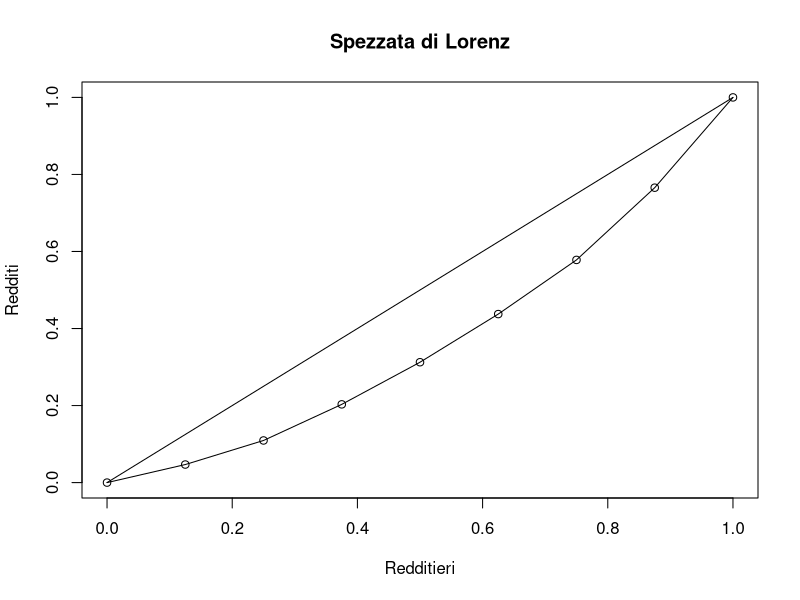
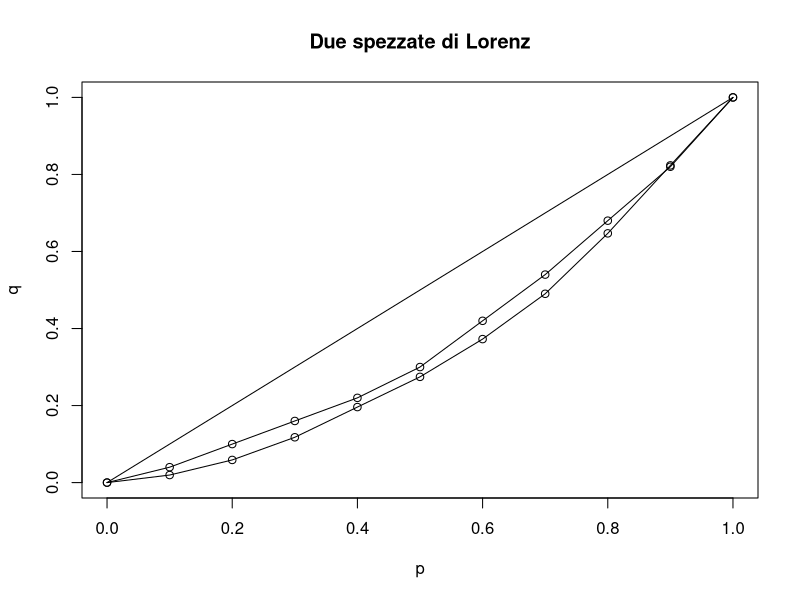

Recreate these plots in R, in order.
## ---- chunk 1
pov <- read.csv2("data/pover07.csv", row.names=1)
pov
# righe: 1 famiglie povere, 2 famiglie residenti, 3 persone povere, 4 persone residenti
x <- round(pov[1,]/pov[2,]*100, 2)   # incidenza per le famiglie
y <- round(pov[3,]/pov[4,]*100, 2)   # incidenza per le persone
x; y
## ---- chunk 2
E <- 0.667; U2 <- 986.35
U3 <- U2*(1+E*((3-2)/2))
U4 <- U3*(1+E*((4-3)/3))
U3; U4
## ---- chunk 3
x <- c(3,4,6,7,8,9,12,15) # redditi
x <- sort(x)
k <- 10 # linea di povertà
xp <- x[x<k]
H <- sum(x<k)/length(x)
H
I <- sum(k-xp)/(k*length(xp))
I
## ---- chunk 4
n <- length(x)
p <- cumsum(rep(1/n,n))
q <- cumsum(x/sum(x))
RC <- sum(p-q)*2/(n-1)
GC <- (n-1)*RC/n
GC
## ---- chunk 5
np <- length(xp)
Gp <- 2*sum(xp*1:np)/(np*sum(xp))-1-1/np; Gp
S <- H*(I+(1-I)*Gp)
S
## ---- chunk 6
qq <- x/sum(x)
TH <- sum(qq*log(n*qq))
TH
Her <- sum(qq^2)
Her
## ---- chunk 7
r <- 0.5
Atk <- 1-(1/mean(x))*((1/n)*sum(x^(1-r)))^(1/(1-r))
Atk
Atk1 <- 1-(1/mean(x))*prod(x)^(1/n)
Atk1
## ---- chunk 8
#| fig-cap: "Figura 7.1 – Spezzata di Lorenz"
xx <- c(0,p); yy <- c(0,q)
plot(xx, yy, type="o", main="Spezzata di Lorenz", xlab="Redditieri", ylab="Redditi")
lines(xx, xx)
## ---- chunk 9
#| fig-cap: "Figura 7.2 – Confronto tra due spezzate di Lorenz"
x1 <- c(4,2,5,9,4,1,6,9,8,3); x2 <- c(6,3,4,7,6,3,7,3,9,2)
x1 <- sort(x1); x2 <- sort(x2); n <- length(x1)
p <- c(0,cumsum(rep(1/n,n))); q1 <- c(0,cumsum(x1/sum(x1)))
q2 <- c(0,cumsum(x2/sum(x2)))
plot(p, p, type="l", main="Due spezzate di Lorenz", xlab="p", ylab="q")
lines(p, q1, type="o"); lines(p, q2, type="o")
